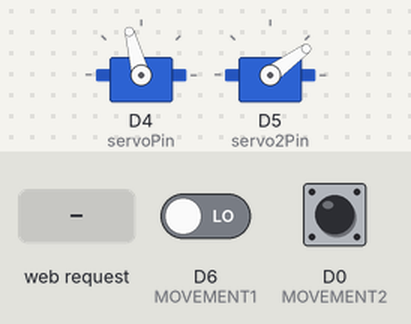
Recording of a sketch running on a simulated ESP8266 (NodeMCU). Parts: 2 × servo. Inputs (shaded band) come from the test bench; at power-on: D6 (MOVEMENT1) LOW, D0 (MOVEMENT2) HIGH. WiFi joins after 1.5 s; servers stay silent unless stated; what the sketch prints to the serial monitor is not drawn.

Above: at 1.6 s.
At 4.7 s:
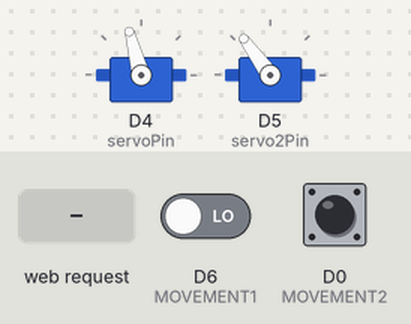
4.8 s: D6 (MOVEMENT1) driven HIGH
At 5.8 s:
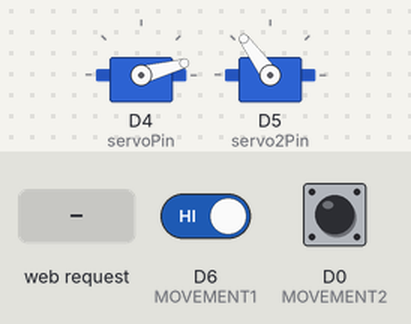
6.3 s: HTTP request GET /light1 received
Timing chart, 0 to 9.3 s (numbered marks = the images above; inputs shaded):
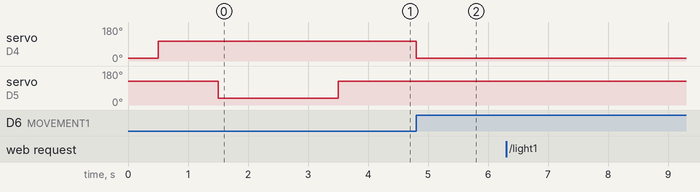

The sketch:

Galvenais_kontrolleris.ino
```cpp
#include <SPI.h>
#include <ESP8266WiFi.h>
#include <Servo.h>

#define servoPin D4 //defining servo motors
#define servo2Pin D5
Servo servo;
Servo servo2;
bool light1state=0; // mainīgie, kuros glabājas informācija par gaismas slēdžu stāvokli
bool light2state=0;
bool light1lvl=0; // mainīgie, kuros glabājas informācija par apgaismojuma līmeni pie katra sensora
bool light2lvl=0;
bool buzz=0; // Ja sis mainīgais ir 1, tad programma sāk klausīties skaņas
bool d1=1; // mainīgie priekš buzzer funkcijas
bool d2=1;
bool d11=1;
bool d22=1;

int MOVEMENT2 = D0;
int LIGHT2 = D1;
int SOUND2 = D2;
int MOVEMENT1 = D6;
int LIGHT1 = D7;
int SOUND1 = D8;

int i=0, t=0, t1=0, t2=0, tlght=millis(), closer, ts1=0, ts2=0;


String message="Hi client.\r";
byte ledPin = 2;
char ssid[] = "Smarthouse";               // SSID of your home WiFi
char pass[] = "Smarthouse";               // password of your home WiFi
WiFiServer server(80);
IPAddress ip(192, 168, 43, 47);            // IP address of the server
IPAddress gateway(192,168,43,1);           // gateway of your network
IPAddress subnet(255,255,255,0);          // subnet mask of your network

void onlight1(){
    servo.attach(servoPin);
    servo.write(15);
    delay(500);
    servo.detach();
    Serial.println("Light 1 turned on");
    light1state=1;
}
void onlight2(){
    servo2.attach(servo2Pin);
    servo2.write(126);
    delay(500);
    servo2.detach();
    Serial.println("Light 2 turned on");
    light2state=1;
}
void offlight1(){
    servo.attach(servoPin);
    servo.write(105);
    delay(500);
    servo.detach();
    Serial.println("Light 1 turned off");
    light1state=0;
}
void offlight2(){
    servo2.attach(servo2Pin);
    servo2.write(36);
    delay(500);
    servo2.detach();
    Serial.println("Light 2 turned off");
    light2state=0;
}

void setup() {
  Serial.begin(115200);                   // only for debug
  pinMode(MOVEMENT1, INPUT);
  pinMode(LIGHT1, INPUT);
  pinMode(SOUND1, INPUT);
  pinMode(MOVEMENT2, INPUT);
  pinMode(LIGHT2, INPUT);
  pinMode(SOUND2, INPUT);
  pinMode(ledPin, OUTPUT);
  onlight1(); //calibration of light switches
  offlight1();
  onlight2();
  offlight2();
  WiFi.config(ip, gateway, subnet);       // forces to use the fix IP
  WiFi.begin(ssid, pass);                 // connects to the WiFi router
  while (WiFi.status() != WL_CONNECTED) {
    Serial.print(".");
    delay(500);
  }
  server.begin();                         // starts the server
  Serial.println("Connected to wifi");

}

void loop () {
  WiFiClient client = server.available();
  if (client) {
    if (client.connected()) {
      digitalWrite(ledPin, LOW);  // to show the communication only (inverted logic)
      Serial.println(".");
      String request = client.readStringUntil('\r');    // receives the message from the client
      Serial.print("From client: ");
      Serial.println(request);
      // if recieved message is light1, then programm changes 1st light state
      if(request=="light1"){
        if(light1state==0) {
          onlight1();
          delay(10000);
        }
        else {
          offlight1();
          delay(10000);
        }
      }
      // if recieved message is light2, then programm changes 2nd light state
      if(request=="light2"){
        if(light2state==0) {
          onlight2();
          delay(10000);
        }
        else {
          offlight2();
          delay(10000);
        }
      }
      client.flush();
      client.println(message); // sends the answer to the client
      //buzzer funkcija
       if(buzz){
          message="Hi client.\r";
          buzz=0;
          delay(2000);
          for(int i=0; i<5000; i++){
            if((digitalRead(SOUND1)==1)&&d1){
              ts1=millis();
              d1=0;
            }
            if((digitalRead(SOUND2)==1)&&d2){
              ts2=millis();
              d2=0;
            }
            if((digitalRead(SOUND1)==0)&&d11&&(d1==0)){
              ts1=millis()-ts1;
              d11=0;
            }
            if((digitalRead(SOUND2)==0)&&d22&&(d2==0)){
              ts2=millis()-ts2;
              d22=0;
            }
            delay(1);
          }
          if(ts1>10000) ts1=0;
          if(ts2>10000) ts2=0;
          if((ts1==0)&&(ts2==0)){
            Serial.println("Istabā neviena nav");
            offlight1();
            offlight2();
          }
          else {
            if(ts1>ts2) closer=1;
            else closer=2;
            Serial.print("Signāls bija tuvāk ");
            Serial.print(closer);
            Serial.println(". sensoram");
            if(closer==1) onlight1();
            else onlight2();
          }
          while((digitalRead(MOVEMENT1)==0)&&(digitalRead(MOVEMENT2)==0)){
            delay(10);//programma neturpinās kāmēr kustības sensors nereģistrēs kustību
          }
          d1=1;
          d2=1;
          d11=1;
          d22=1;
          closer=0;
          ts1=0;
          ts2=0;
        }
      digitalWrite(ledPin, HIGH);
    }
    client.stop();                // tarminates the connection with the client
  }
  if(buzz==0){
  // Pārbauda apgaismojuma līmeni ar intervālu vismaz 5 minutes un tikai tad, kad visas gaismas ir izslēgtas
  if((light1state==0)&&(light2state==0)&&((millis()-tlght)>300000)){
    light1lvl=digitalRead(LIGHT1);
    light2lvl=digitalRead(LIGHT2);
    tlght=millis();
  }
  // Ja pamana kustību, tad tajā sensora reģiona gaisma degs 1 minūti kopš kustības reģistrēšanas brīza, taču otras gaismas degšanas laiku(ja tā deg) samazina līdz 30 sek
  if(digitalRead(MOVEMENT1)==1){
    Serial.println("Kustība 1. zonā");
    t1=millis()+30000;
    if(t2>(millis()+15000)) t2= millis()+15000;
  }
  if(digitalRead(MOVEMENT2)==1){
    Serial.println("Kustība 2. zonā");
    t2=millis()+30000;
    if(t1>(millis()+15000)) t1= millis()+15000;
  }

  // Ja apgaismojuma līmenis ir atbilstoss gaismas ieslēgšanai, taimeris gaismas degsanai vel nav baidzies un slēdzis ir stavoklī izslēgts, tad gaisma tiek ieslēgta
  if((light1lvl==0)&&(t1>millis())&&(light1state==0)) onlight1();
  if((light2lvl==0)&&(t2>millis())&&(light2state==0)) onlight2();

  // Ja apgaismojuma līmenis ir neatbilstoss gaismas ieslēgšanai vai taimeris gaismas degsanai jau ir beidzies un slēdzis ir stavoklī ieslēgts, tad gaisma tiek izslēgta
  if(((light1lvl==1)||(t1<millis()))&&(light1state==1))offlight1();
  if(((light2lvl==1)||(t2<millis()))&&(light2state==1))offlight2();

  // Ja taimeris abam gaismam beidzies vai nu iet uz beigām, programma sūta komandu uz aproci ieslēgt buzzeri un sāk klausīties
  if((t1<=(millis()+5000))&&(t2<=(millis()+5000))&&((light1lvl==0)||(light2lvl==0))){
    buzz=1; //aktivē buzzer funkciju
    message="buzzer";
    Serial.println("Aktivēta buzzer funkcija");
  }
  }
  delay(400);

}
```

Measured:
- after the input at 4.8 s, servo on D4 (servoPin): 105° → 15° at once
- after the input at 6.3 s, every drawn part: stays the same
